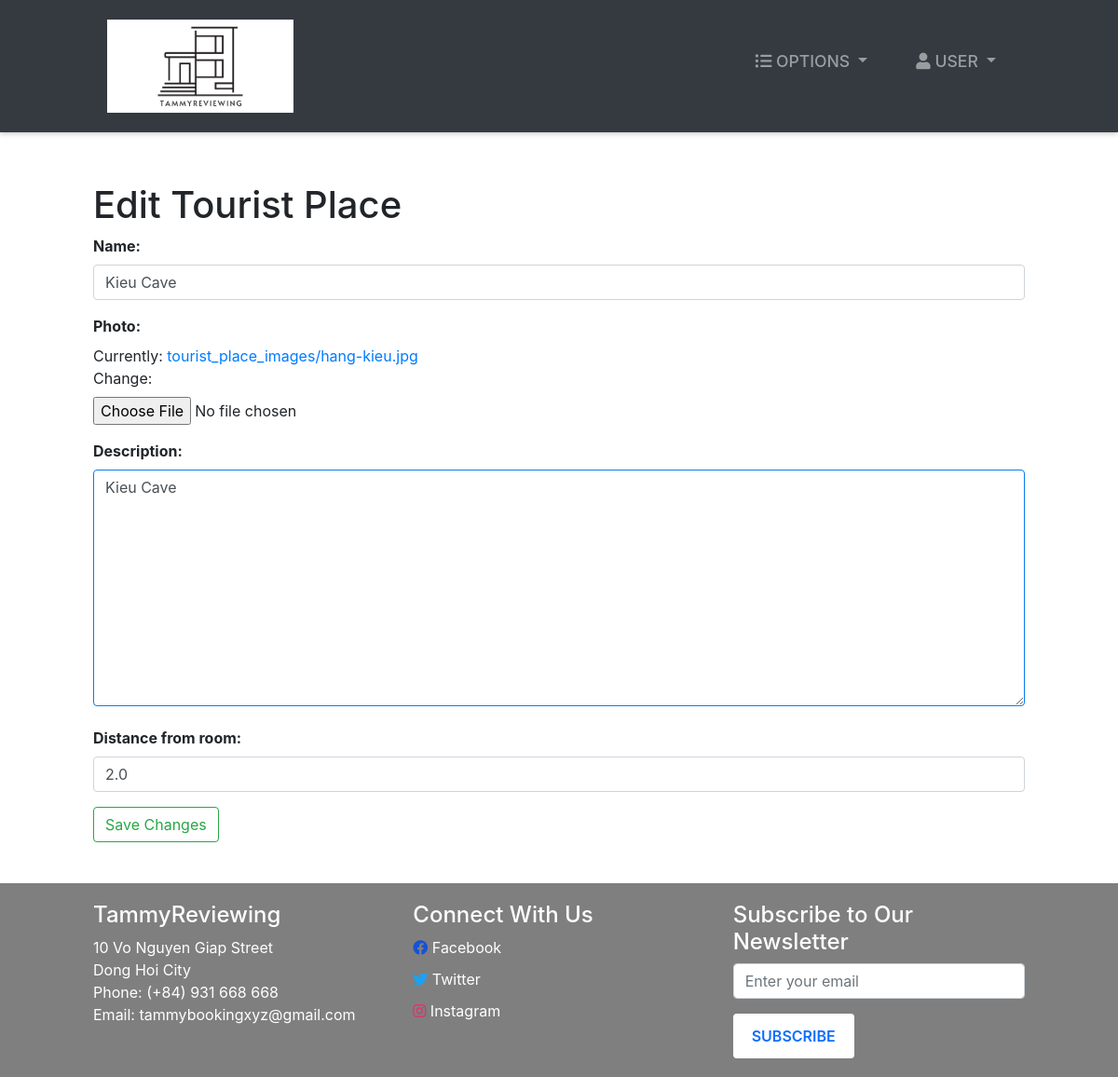
The page /edit-tourist-place/1/ (signed in) on the database its author committed.
### room/models.py (models this page shows, shortened)
class TouristPlace(models.Model):
    name = models.CharField(max_length=100)
    photo = models.ImageField(upload_to='tourist_place_images/')
    description = models.TextField()
    distance_from_room = models.FloatField()

### room/views.py (the view)
# urls.py: path('edit-tourist-place/<str:pk>/', edit_tourist_place, name="edit-tourist-place"),
@login_required(login_url='login')
def edit_tourist_place(request,pk):
    role = str(request.user.groups.all()[0])
    path = role + "/"
    tourist_place = TouristPlace.objects.get(pk=pk)
    if request.method == 'POST':
        form = editTouristPlaceForm(request.POST, request.FILES, instance=tourist_place)
        if form.is_valid():
            room = form.save(commit=False)
            if 'photo' in request.FILES:
                image = request.FILES['photo']
                fs = FileSystemStorage()
                filename = fs.save(image.name, image)
                filepath = fs.path(filename)
                img = Image.open(filepath)
                if img.height > 1000 or img.width > 1000:
                    img.thumbnail((1000, 1000))
                    img.save(filepath)
                room.images = fs.url(filename)
            room.save()
            messages.success(request, 'Tourist place updated successfully.')
            return redirect('tourist-place')
    else:
        form = editTouristPlaceForm(instance=tourist_place)
    context = {
        "role": role,
        "form": form
    }
    return render(request, path + "edit-tourist-place.html", context)

### room/forms.py
class editTouristPlaceForm(ModelForm):
    class Meta:
        model = TouristPlace
        fields = ('name', 'photo', 'description', 'distance_from_room')

### Templates/admin/edit-tourist-place.html
{% extends '../index.html' %}
{% block context %}
{% include '../common_pages/edit-tourist-place.html' %}
{% endblock %}

### Templates/common_pages/edit-tourist-place.html (shortened to what this page needs)
<div class="main-page py-4">
  {% block content %}
    <h1>Edit Tourist Place</h1>
    <form method="POST" enctype="multipart/form-data">
      {{ form.as_p }}
      <button type="submit" class="btn btn-outline-success">Save Changes</button>
    </form>
  {% endblock %}
  </div>

### static/css/style.css (style rules this page uses)
* { margin: 0; padding: 0; -webkit-font-smoothing: antialiased; box-sizing: border-box; }
.main-page { margin: 0 100px 0 100px; margin-top: 30px; min-height: 570px; }

### static/css/main.css (style rules this page uses)
* { margin: 0; padding: 0; -webkit-font-smoothing: antialiased; }
body { position: relative; }

### static/css/form.css (style rules this page uses)
.form-container input[type="text"], .form-container input[type="number"] , textarea { width: 100%; padding: 0.375rem 0.75rem; font-size: 1rem; line-height: 1.5; color: #495057; resize: vertical; background-color: #fff; background-clip: padding-box; border: 1px solid #077cf1; border-radius: 0.25rem; transition: border-color 0.15s ease-in-out, box-shadow 0.15s ease-in-out; }
.form-container input[type=submit] , .btn-primary, button { background-color: #4CAF50; color: white; padding: 12px 20px; border: none; border-radius: 4px; cursor: pointer; }
label { display: block; font-weight: bold; }
input[type="text"], input[type="number"] { width: 100%; padding: 0.375rem 0.75rem; font-size: 1rem; line-height: 1.5; color: #495057; background-color: #fff; background-clip: padding-box; border: 1px solid #ced4da; border-radius: 0.25rem; transition: border-color 0.15s ease-in-out, box-shadow 0.15s ease-in-out; }
input[type="file"] { display: block; margin-top: 0.5rem; }

### rows shown on the page
TouristPlace: name "Kieu Cave", description "Kieu Cave", distance_from_room "2.0"
